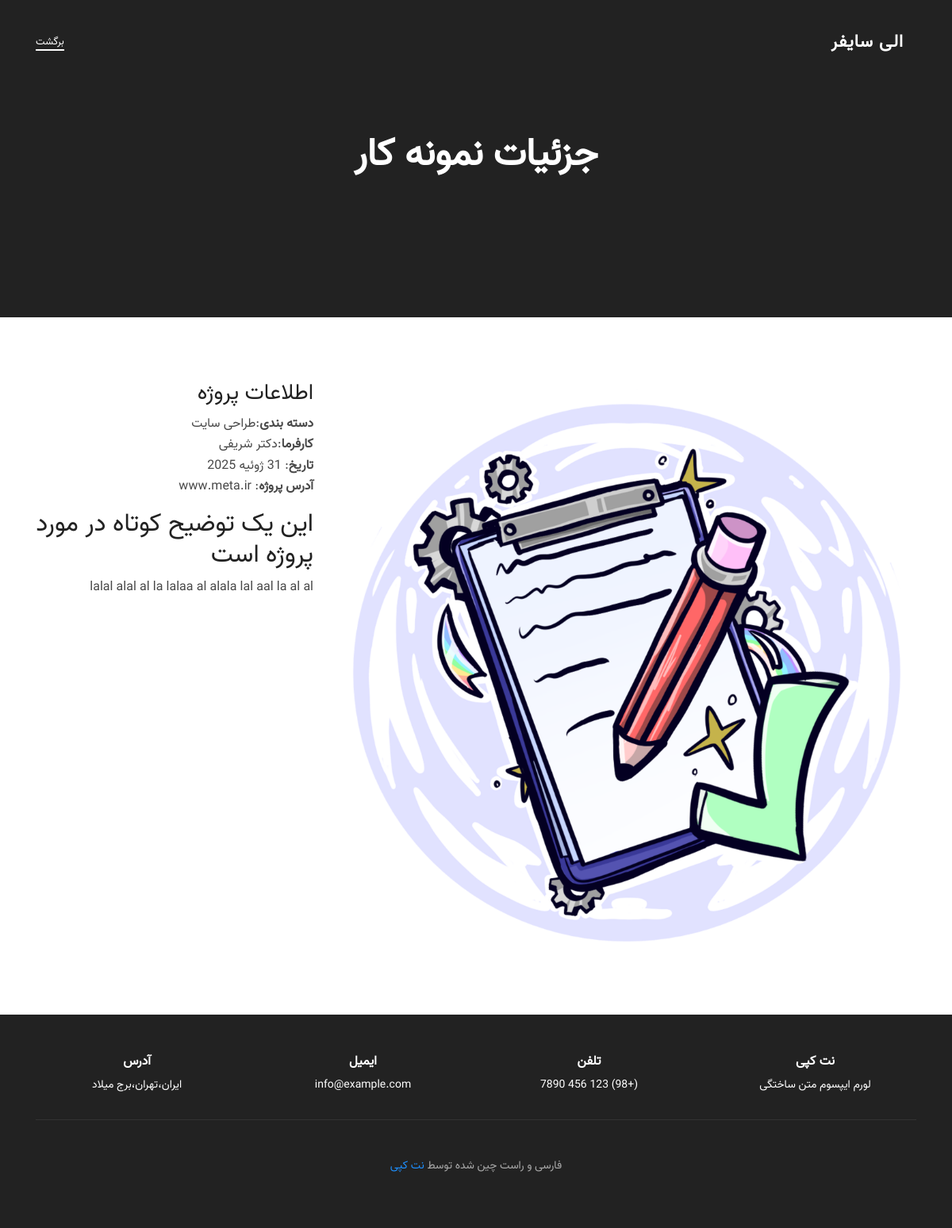
/portfolio/پروژه-متا/, run on the app's committed database.
### home/models.py (models this page shows, shortened)
class Portfolio(models.Model):
    title = models.CharField(max_length=150, verbose_name='عنوان پروژه')
    slug = models.SlugField(max_length=100, unique=True,blank=True,allow_unicode=True , verbose_name='آدرس')
    category = models.ForeignKey(Category , on_delete= models.CASCADE , related_name= 'category', verbose_name='دسته‌بندی')
    employer = models.CharField(max_length=150, verbose_name='کارفرما')
    history = models.DateField(verbose_name='تاریخ انجام')
    address_project = models.URLField(max_length=200, verbose_name='آدرس پروژه')
    description=models.TextField(verbose_name='توضیحات')
    image = models.ImageField(upload_to = 'portfolio/', verbose_name='تصویر')
    created = models.DateTimeField(auto_now_add=True, verbose_name='تاریخ ایجاد')
    updated = models.DateTimeField(auto_now=True, verbose_name='تاریخ بروزرسانی')
    class Meta:
        verbose_name = 'نمونه‌کار'
        verbose_name_plural = 'نمونه‌کارها'

class Category(models.Model):
    title = models.CharField(max_length=100 , verbose_name='عنوان دسته بندی')
    slug = models.SlugField(max_length=100 ,allow_unicode=True, unique= True , verbose_name= 'آدرس دسته بندی')
    class Meta:
        verbose_name = 'دسته‌بندی'
        verbose_name_plural = 'دسته‌بندی‌ها'
    def __str__(self):
        return self.title

### home/views.py (called while the page is built)
    def get(self , request , port_slug):
        portfolio = get_object_or_404(Portfolio , slug = port_slug)
        return render(request , "home/portfolio-detail.html" , {'portfolio':portfolio})

### meta/context_processors.py (called while the page is built)
def static_path(request):
    return {"STATIC_PATH": settings.STATIC_URL}

### home/templates/home/portfolio-detail.html (shortened to what this page needs)
{% extends 'base.html' %}
{% load jalali_tags %}
{% block content %}
 <nav class="navbar navbar-expand-lg navbar-dark">
            <div class="container">
                <a class="navbar-brand logo" href="{% url 'home:home' %}">
                    الی سایفر
                </a>
                <ul class="navbar-nav ml-auto">
                    <li class="nav-item">
                        <a href="{% url 'home:home' %}" class="nav-link active">برگشت</a>
                    </li>
                </ul>
            </div>
        </nav>
        <section class="banner-blog" >
            <div id="particles-js"></div>
            <div class="banner-caption text-center">
                <h1>جزئیات نمونه کار</h1>
            </div>
        </section>
        <br>
        <br>
        <br>
    <section class="portfolio pt-150 pb-70">
      <div class="container">
        <div class="row gy-4">
          <div class="col-lg-8">
            <div class="portfolio-details-slider swiper">
              <div class="swiper-wrapper align-items-center">
                <div class="swiper-slide">
                  <img src="{{portfolio.image.url}}" alt="">
                </div>
              </div>
            </div>
          </div>
          <div class="col-lg-4">
            <div class="portfolio-info">
              <h3>اطلاعات پروژه</h3>
              <ul>
                <li><strong>دسته بندی</strong>:{{portfolio.category}}</li>
                <li><strong>کارفرما</strong>:{{portfolio.employer}}</li>
                <li><strong>تاریخ</strong>: {{portfolio.history|to_jalali}}</li>
                <li><strong>آدرس پروژه</strong>: <a href="{{portfolio.address_project}}">{{portfolio.address_project}}</a></li>
              </ul>
            </div>
            <div class="portfolio-description">
              <h2>این یک توضیح کوتاه در مورد پروژه است</h2>
              <p>
               {{portfolio.description}}
              </p>
            </div>
          </div>
        </div>
      </div>
    </section>
{% endblock %}

### static/css/style.css (style rules this page uses)
* { -webkit-box-sizing: border-box; box-sizing: border-box; padding: 0; margin: 0; text-decoration: none !important; list-style: none !important; outline: none !important; }
h1, h2, h3, h4, h5, h6 { color: #222; }
img { width: 100%; height: auto; }
a, a:hover, a:focus { color: inherit; }
body { font-family: "Vazir"; position: relative; font-size: 16px; line-height: 1.65; color: #484848; -webkit-font-smoothing: antialiased; }
p { font-size: 16px; line-height: 1.65; font-family: "Vazir"; }
.pb-70 { padding-bottom: 70px !important; }
nav.navbar { position: absolute; width: 100%; top: 0; z-index: 999; padding-top: 30px; padding-bottom: 20px; -webkit-transition: all .5s ease; -o-transition: all .5s ease; transition: all .5s ease; }
nav.navbar .logo { font-size: 22px; font-weight: 800; text-transform: uppercase; letter-spacing: 1px; color: #fff; font-family: "Vazir"; }
nav.navbar .nav-item { font-size: 13px; font-weight: 400; padding-right: 13px; padding-left: 13px; color: #fff; text-transform: uppercase; }
nav.navbar .nav-item:first-child { padding-left: 0; }
nav.navbar .nav-item:last-child { padding-right: 0; }
nav.navbar .nav-item .nav-link { color: #fff; position: relative; text-decoration: none; padding: 0; }
nav.navbar .nav-item .nav-link:before { content: ""; position: absolute; width: 100%; height: 2px; bottom: 0; left: 0; background-color: #fff; visibility: hidden; -webkit-transform: scaleX(0); -ms-transform: scaleX(0); transform: scaleX(0); -webkit-transition: all 0.3s ease-in-out 0s; -o-transition: all 0.3s ease-in-out 0s; transition: all 0.3s ease-in-out 0s; }
nav.navbar .nav-item .nav-link.active:before { visibility: visible; -webkit-transform: scaleX(1); -ms-transform: scaleX(1); transform: scaleX(1); }
section.banner-blog { height: 50vh; background-color: #222; position: relative; overflow: hidden; }
section.banner-blog #particles-js { width: 100%; height: 100%; }
section.banner-blog .banner-caption { position: absolute; top: 50%; -webkit-transform: translateY(-50%); -ms-transform: translateY(-50%); transform: translateY(-50%); width: 100%; text-align: center; }
section.banner-blog .banner-caption h1 { color: #fff; font-size: 48px; font-weight: 700; text-transform: uppercase; }

### data on the page
Portfolio: image (picture), category "طراحی سایت", employer "دکتر شریفی", history|to_jalali "31 ژوئیه 2025", address_project "www.meta.ir", description "lalal alal al la lalaa al alala lal aal la al al"
